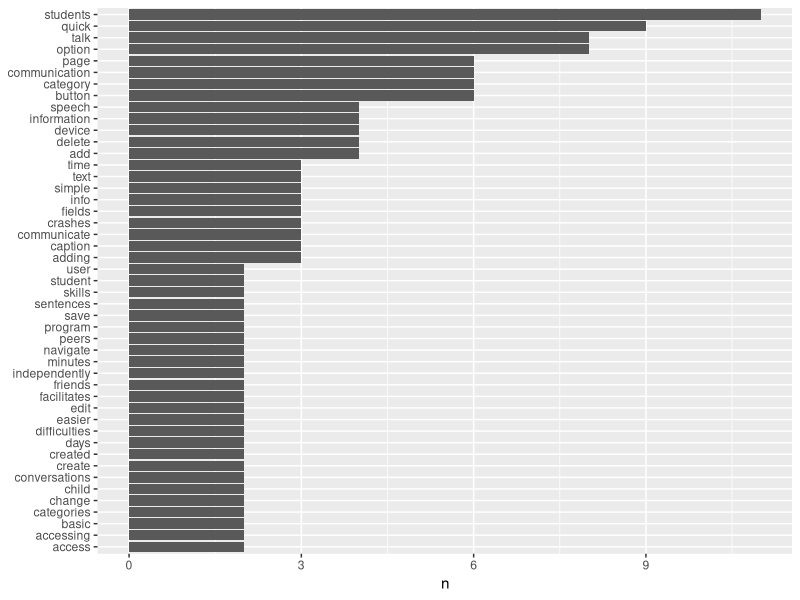

Generate this figure with R:
library(tidyverse)
library(tidytext)

#Read in file 
tc_reviews <- read.csv("data/TouchChat/tc.csv")

#output file to console 
list(tc_reviews)

#Remove punctuation and replace with space
#also removes extra white space
#tc_reviews <- str_replace_all(tc_reviews, "\\s+", " ")# %>% 
#  str_replace_all(., "\\p{Punct}", " ")  

#places data into data frame table
#tc_reviews_df <- tibble(tc_reviews)

#loading dataset called stop_words
data("stop_words")

#include custom stop words
custom_stop_words <- bind_rows(tibble(word = c("app","apps","apple","ipad","aac","touchchat","proloquo2go","ve",
                                               "mytalktools","mytalk","don","too","iphone","day","pts","lot","lot",
                                               "itunes","it's","i've","ipod","2","000","20","10","3","5"),
                                      lexicon = c("custom")),
                               stop_words)

#removing all stop words
tc_reviews <- tc_reviews %>% anti_join(custom_stop_words)

#word count
tc_reviews %>% count(word, sort = TRUE) 

#frequency graph
tc_reviews %>%
  count(word, sort = TRUE) %>%
  filter(n > 1) %>%
  mutate(word = reorder(word, n)) %>%
  ggplot(aes(n, word)) +
  geom_col() +
  labs(y = NULL)
